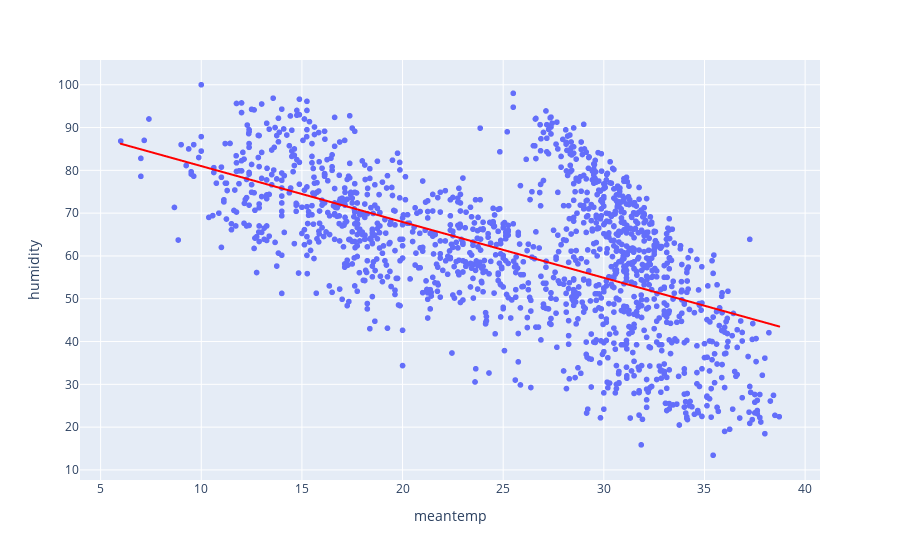

Notebook code for this chart:
### Code cell
# scatter plot in plotly with trendline
fig = px.scatter(df, x='meantemp', y='humidity', trendline='ols', trendline_color_override='red')
fig.show()

### Figure 1 — Plotly figure (JSON) as saved in the notebook; plotly's stock layout.template omitted (floating-point values rounded to 4 significant figures; data arrays with more than 128 entries replaced by an {"elided": "..."} marker saying what was removed)
{"data": [{"hovertemplate": "meantemp=%{x}<br>humidity=%{y}<extra></extra>", "legendgroup": "", "marker": {"color": "#636efa", "symbol": "circle"}, "mode": "markers", "name": "", "showlegend": false, "type": "scattergl", "x": {"elided": "1462 float values"}, "xaxis": "x", "y": {"elided": "1462 float values"}, "yaxis": "y"}, {"hovertemplate": "<b>OLS trendline</b><br>humidity = -1.30529 * meantemp + 94.0508<br>R<sup>2</sup>=0.327128<br><br>meantemp=%{x}<br>humidity=%{y} <b>(trend)</b><extra></extra>", "legendgroup": "", "line": {"color": "red"}, "marker": {"color": "#636efa", "symbol": "circle"}, "mode": "lines", "name": "", "showlegend": false, "type": "scattergl", "x": {"elided": "1462 float values"}, "xaxis": "x", "y": {"elided": "1462 float values"}, "yaxis": "y"}], "layout": {"legend": {"tracegroupgap": 0}, "margin": {"t": 60}, "xaxis": {"anchor": "y", "domain": [0, 1], "title": {"text": "meantemp"}}, "yaxis": {"anchor": "x", "domain": [0, 1], "title": {"text": "humidity"}}}}
